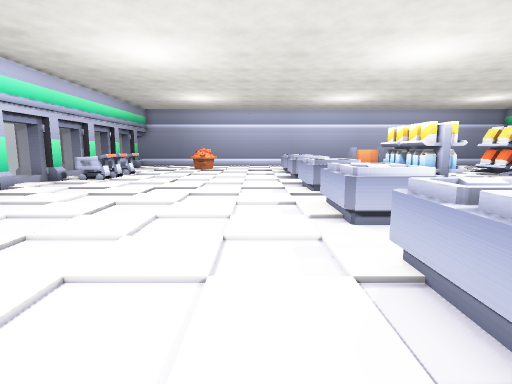
view 1 (above)

17 first-person views from a walk through a Godot game level. The camera is 1.3 m above the floor, tilts 8° down and sees 80° across. The floor is counted in squares, 1 m on a side. Each view is taken from the middle of a square. On the plan, view 1 faces up. The plan holds only what a view shows up to about 14 squares ahead; the rest is blank. Characters and animated objects are not drawn.

view 2
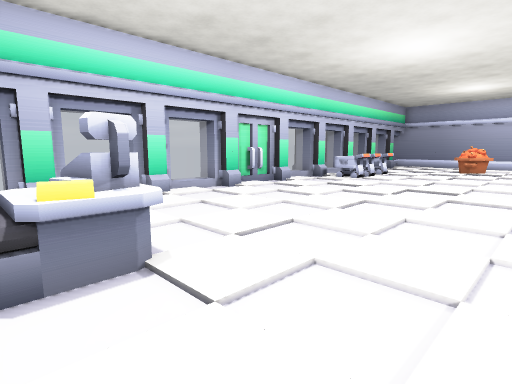

view 3
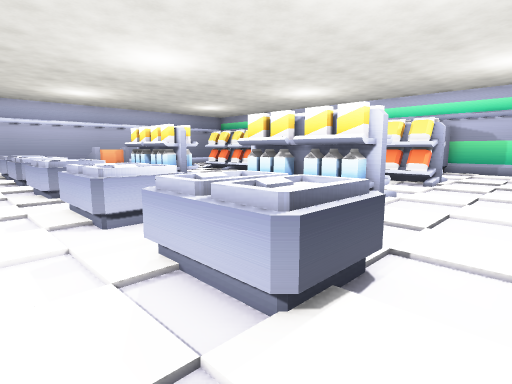

view 4
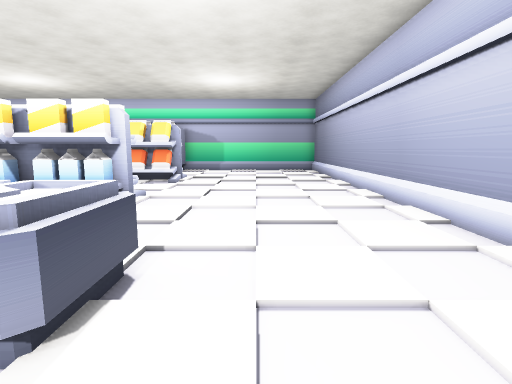

view 5
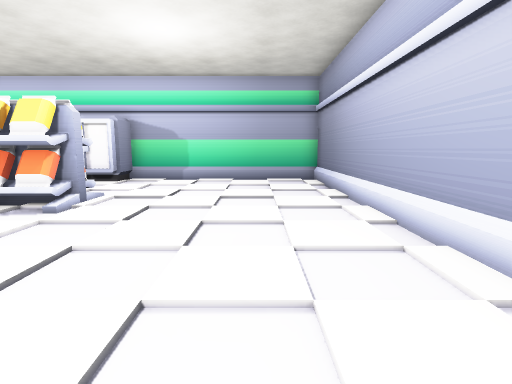

view 6
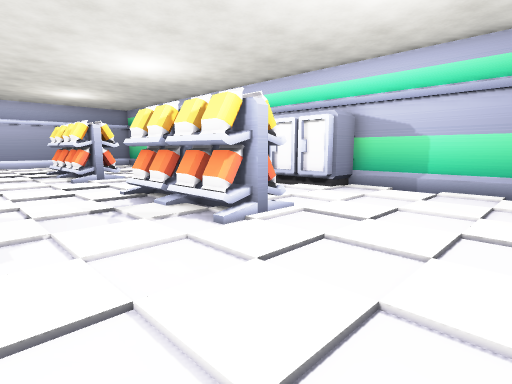

view 7
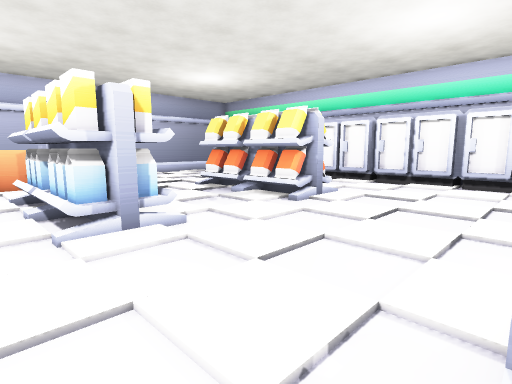

view 8
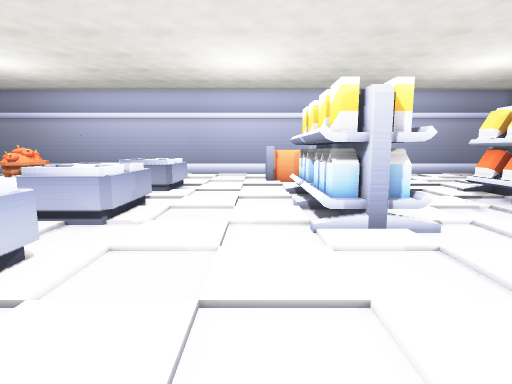

view 9
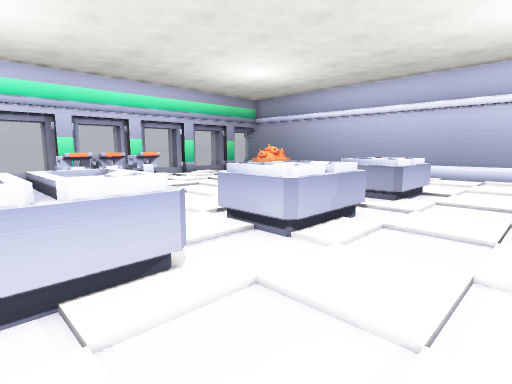

view 10
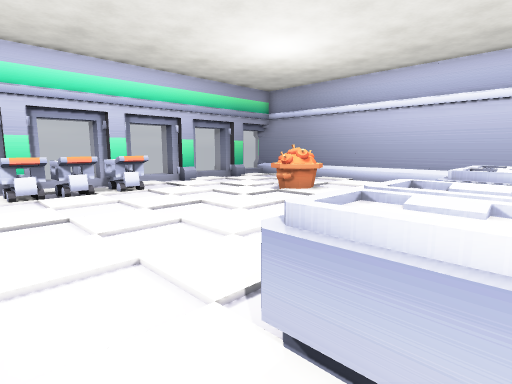

view 11
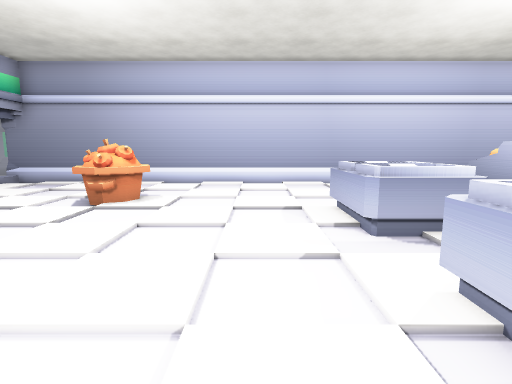

view 12
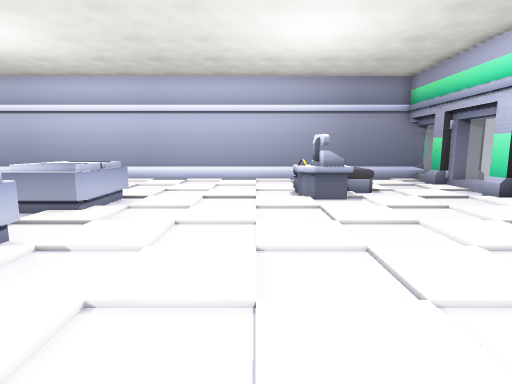

view 13
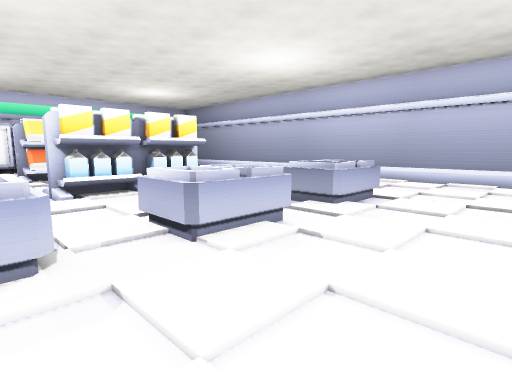

view 14
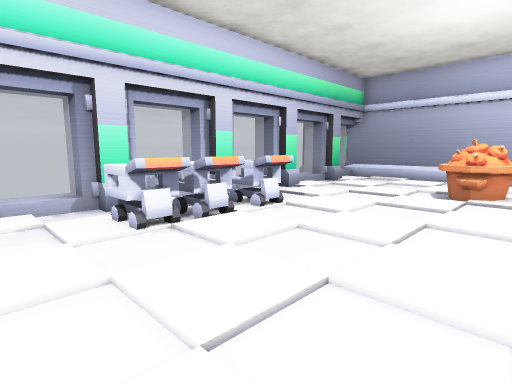

view 15
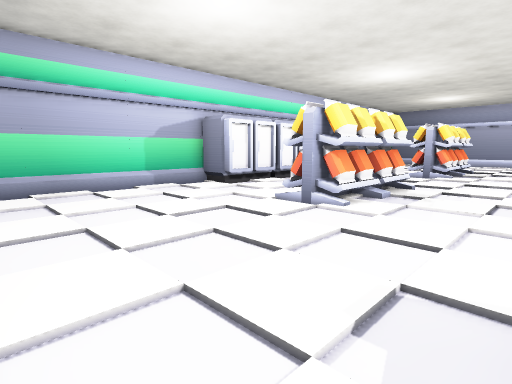

view 16
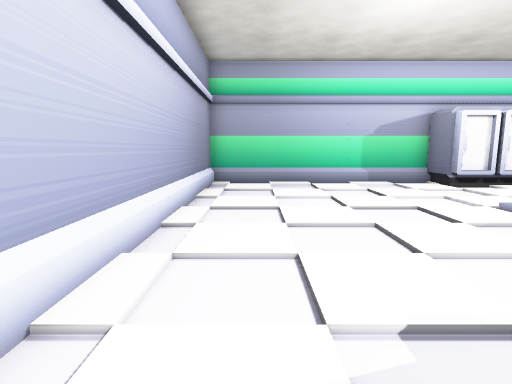

view 17
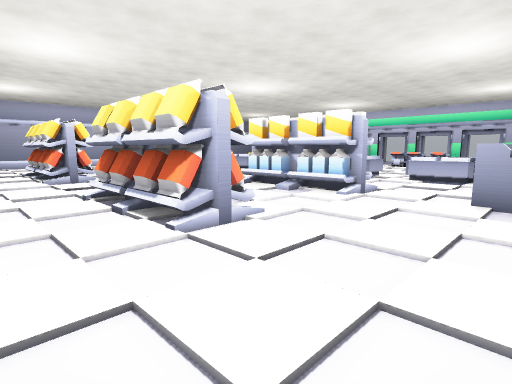

### Floor plan
Key: @ floor where view 1 was taken; # wall or solid block; . floor; / step, stairs or slope; = window, fence, low wall or low ledge; ^ raised ledge; C cart; R cash register; B bag; E bread; O other object.
Columns run from 10 left of view 1 to 20 right of it. Each row starts with its distance up from view 1.
 25 ###############################
 24  /..............   ...........#
 23  #.............   ............#
 22 ##.............. EE...........#
 21  /....#=.........EE...........#
 20  #....##......................#
 19 ##..........^^................#
 18  /..........^^................#
 17  #...............###...BB.....#
 16 ##.CC............###...BB...###
 15  /.CC.......^^...###...BB...#
 14  #.CC.......^^...###...BB...#
 13 ##.CC............###...##...#
 12  /..........................#
 11  #..........^^..............#
 10  #..........^^..............#
  9  #..........................#
  8  #...............## ...B#.. #
  7 ##..........^^...## ...#B   #
  6  /..........^^  .## ...BO. .#
  5  #............   ## ...BO...###
  4  #............   ###...BB.....#
  3   ..........^^   .............#
  2  #....R.....^^................#
  1 ##....RR......................#
  0 #/...RR...@...................#
 -1 ##...  .......................#
 -2  #..   .......................#
 -3  /..   .......................#
 -4 ###############################

Where each view was taken, in squares from view 1:
view 1: 0 up, 0 right, facing up
view 2: 0 up, 0 right, facing up-left
view 3: 0 up, 0 right, facing up-right
view 4: 0 up, 0 right, facing right
view 5: 1 down, 6 right, facing right
view 6: 1 down, 9 right, facing up-right
view 7: 8 up, 6 right, facing up-right
view 8: 8 up, 6 right, facing up
view 9: 10 up, 6 right, facing up-left
view 10: 12 up, 3 right, facing up-left
view 11: 13 up, 0 right, facing up
view 12: 10 up, 2 left, facing down
view 13: 10 up, 2 left, facing down-right
view 14: 11 up, 2 left, facing up-left
view 15: 24 up, 9 right, facing down-right
view 16: 23 up, 8 right, facing right
view 17: 22 up, 17 right, facing down-left
